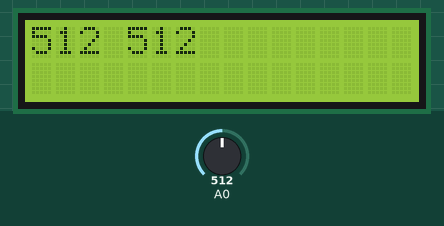
Recording of a sketch running on a simulated Arduino Uno, built with avr-gcc and run on an emulated ATmega328P. On the bench: 16×2 character LCD. The test bench sets the inputs (shaded band); at power-on: A0 = 512. What the sketch prints to the serial monitor is not drawn.

Above: at 1.2 s.
1.3 s: A0 set to 716
At 3.6 s:
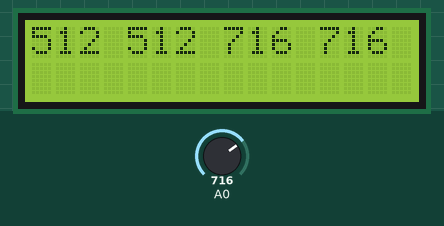
3.9 s: A0 set to 1023
At 7.5 s:
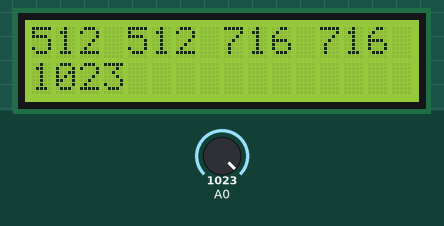
7.6 s: A0 set to 900
At 10.9 s:
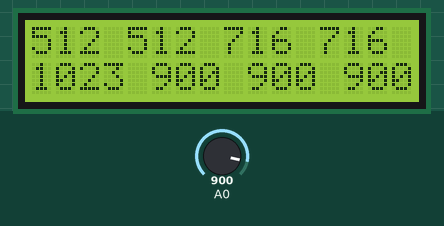
Timing chart, 0 to 12.4 s (numbered marks = the images above; inputs shaded):
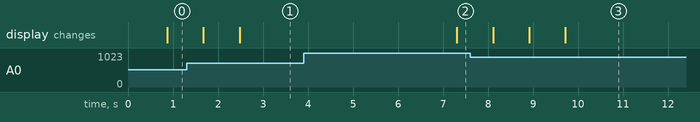

The sketch:

TestADC.ino
```cpp
#include <LiquidCrystal_I2C.h>

LiquidCrystal_I2C lcd(0x27, 16, 2); // Адрес 0x27 для I2C

int val = 0;

void setup() {
  lcd.init(); // Инициализация ЖК-дисплея
  lcd.backlight(); // Включение подсветки

  Serial.begin(9600);

  pinMode(A0, INPUT);
}

void loop() {
  val = analogRead(A0);

  Serial.println(val);

  lcd.print(val);
  lcd.print(" ");

  delay(800);
}
```

Measured:
- after the input at 3.9 s, the display: changes after 3.4 s (image 2)
